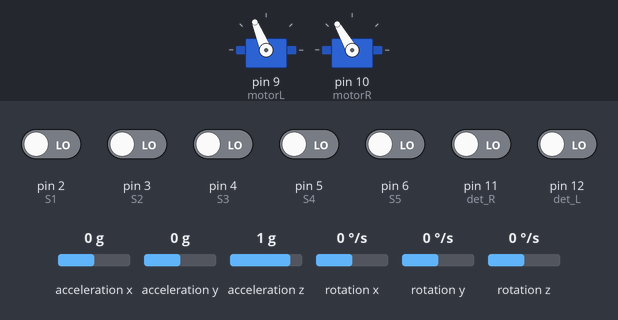
Bench run of a sketch on a simulated Arduino Uno, built with avr-gcc and run on an emulated ATmega328P. On the bench: 2 × servo. The inputs (shaded band) are chosen by the test bench; at power-on: pin 2 (S1), pin 3 (S2), pin 4 (S3), pin 5 (S4), pin 6 (S5), pin 11 (det_R), pin 12 (det_L) LOW, acceleration y 0 g, acceleration x 0 g, acceleration z 1 g, rotation x 0 °/s, rotation y 0 °/s, rotation z 0 °/s.

Above: at 1.2 s.
1.3 s: acceleration y set to -1.4 g
At 2.2 s:
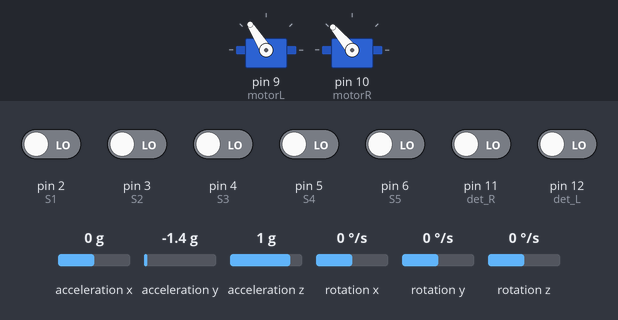
2.8 s: pin 2 (S1) driven HIGH
At 3.3 s:
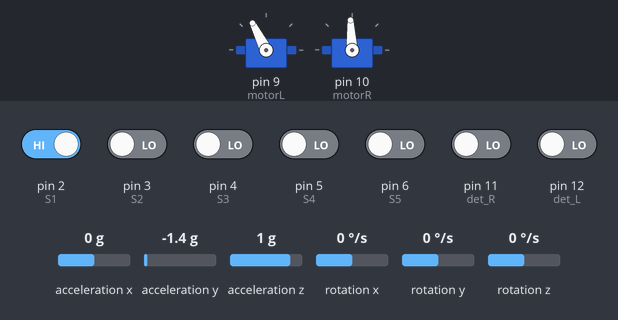
4.3 s: pin 4 (S3) driven HIGH
At 5.7 s:
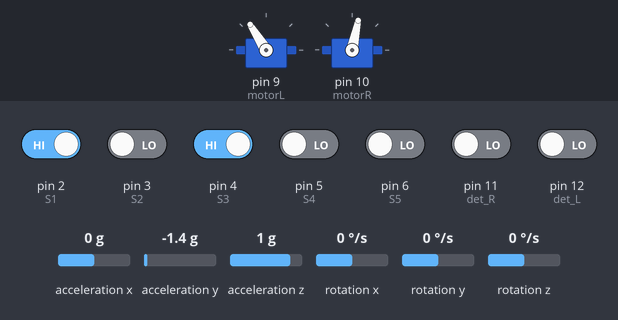
6.0 s: pin 3 (S2) driven HIGH
At 7.0 s:
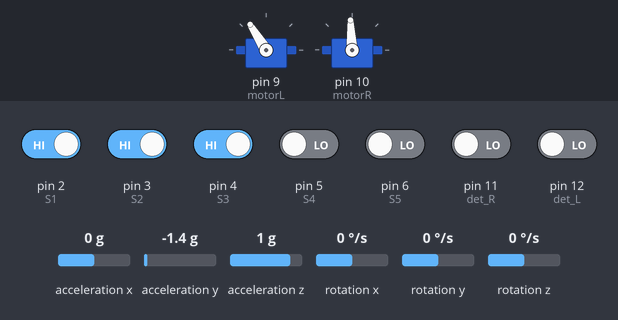
9.0 s: pin 3 (S2) driven LOW
At 10.9 s:
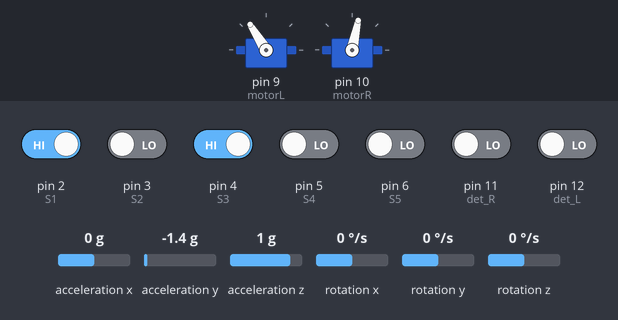
11.2 s: pin 2 (S1) driven LOW
At 12.3 s:
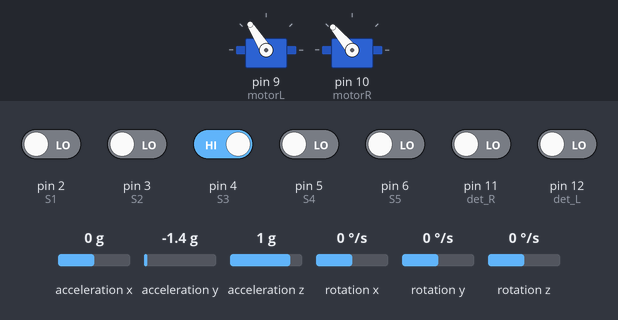
Timing chart, 0 to 14.2 s (numbered marks = the images above; inputs shaded):
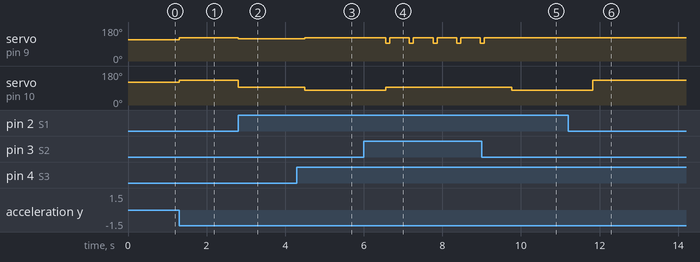

Measured:
- after the input at 1.3 s, servo on pin 9 (motorL): 112° → 122° at once; servo on pin 10 (motorR): 120° → 130° at once
- after the input at 2.8 s, servo on pin 9 (motorL): 122° → 117° at once; servo on pin 10 (motorR): 130° → 93° at once
- after the input at 4.3 s, servo on pin 9 (motorL): 117° → 122° after 0.20 s; servo on pin 10 (motorR): 93° → 78° after 0.20 s
- after the input at 6.0 s, servo on pin 9 (motorL): alternates 122° for 0.50 s and 93° for 0.10 s, starting after 0.56 s; servo on pin 10 (motorR): 78° → 93° after 0.56 s
- after the input at 9.0 s, servo on pin 9 (motorL): goes on until 9.1 s, then stays 122°; servo on pin 10 (motorR): 93° → 78° after 0.77 s
- after the input at 11.2 s, servo on pin 10 (motorR): 78° → 130° after 0.63 s

The sketch:

IRcar.ino
```cpp
#include <Servo.h>
#include <Wire.h>
#include <MPU6050.h>

Servo servoL;
Servo servoR;
MPU6050 mpu;

// 定義腳位
#define S1 2
#define S2 3
#define S3 4
#define S4 5
#define S5 6
#define det_R 11
#define det_L 12
// 定義馬達
#define motorL 9
#define motorR 10
// 馬達轉速
int basic_motor_L = 1700;
int basic_motor_R = 1782;
int turn = 1750;
int stop_speed = 1500;
int Vshape_turn = 1800;

// 初始化函式
void setup() {
  Serial.begin(9600);
  servoL.attach(motorL);
  servoR.attach(motorR);
  Wire.begin();
  mpu.initialize();

  pinMode(S1, INPUT);
  pinMode(S2, INPUT);
  pinMode(S3, INPUT);
  pinMode(S4, INPUT);
  pinMode(S5, INPUT);
  pinMode(det_R, INPUT);
  pinMode(det_L, INPUT);
}

// 獲取感測器數據
void getSensorData(int &sen1, int &sen2, int &sen3, int &sen4, int &sen5, int &detR, int &detL) {
  sen1 = digitalRead(S1);
  sen2 = digitalRead(S2);
  sen3 = digitalRead(S3);
  sen4 = digitalRead(S4);
  sen5 = digitalRead(S5);
  detR = digitalRead(det_R);
  detL = digitalRead(det_L);
}

// 獲取傾斜角度
float getObliqueAngle() {
  int16_t ax, ay, az;
  mpu.getAcceleration(&ax, &ay, &az);
  return atan2(ay, az) * 180 / PI;
}

// 根據傾斜角度調整馬達轉速
void detectOblique(float obl) {
  if (obl > 10) {
    basic_motor_L = 1600;
    basic_motor_R = 1682;
  } else if (obl < -20) {
    basic_motor_L = 1800;
    basic_motor_R = 1882;
  } else {
    basic_motor_L = 1700;
    basic_motor_R = 1782;
  }
}

// 控制車子轉向
void controlCar(int sen1, int sen2, int sen3, int sen4, int sen5, int detR, int detL) {
  if (sen1 == 1 && sen2 == 1 && sen3 == 1 && sen4 == 1 && sen5 == 1) { // 全白停車
    servoL.writeMicroseconds(stop_speed);
    servoR.writeMicroseconds(stop_speed);
  } else if (detR == 1 && sen1 == 0 && sen2 == 0 && sen3 == 0 && sen4 == 0 && sen5 == 0 && detL == 0) {
    servoL.writeMicroseconds(stop_speed);
    servoR.writeMicroseconds(Vshape_turn);
  } else if (detL == 1 && sen1 == 0 && sen2 == 0 && sen3 == 0 && sen4 == 0 && sen5 == 0 && detR == 0) {
    servoL.writeMicroseconds(Vshape_turn);
    servoR.writeMicroseconds(stop_speed);
  } else if (sen3 == 1 && sen1 == 1 && sen2 == 0 && sen4 == 0 && sen5 == 0) { // V-shape(右彎)
    delay(200);
    servoL.writeMicroseconds(Vshape_turn);
    servoR.writeMicroseconds(1350);
    delay(550);
  } else if (sen3 == 1 && sen5 == 1 && sen1 == 0 && sen2 == 0 && sen4 == 0) { // V-shape(左彎)
    delay(200);
    servoL.writeMicroseconds(1350);
    servoR.writeMicroseconds(Vshape_turn);
    delay(550);
  } else if (sen3 == 1 && sen1 == 1 && sen2 == 1) { // T(右彎)
    servoL.writeMicroseconds(stop_speed);
    servoR.writeMicroseconds(stop_speed);
    delay(100);
    servoL.writeMicroseconds(Vshape_turn);
    servoR.writeMicroseconds(stop_speed);
    delay(500);
  } else if (sen3 == 1 && sen4 == 1 && sen5 == 1) { // T(左彎)
    servoL.writeMicroseconds(stop_speed);
    servoR.writeMicroseconds(stop_speed);
    delay(100);
    servoL.writeMicroseconds(stop_speed);
    servoR.writeMicroseconds(Vshape_turn);
    delay(500);
  } else if ((sen2 == 0 && sen4 == 1 && sen3 == 0) || (sen1 == 0 && sen2 == 0 && sen3 == 0 && sen4 == 0 && sen5 == 1)) { // 車子偏右
    servoL.writeMicroseconds(stop_speed);
    servoR.writeMicroseconds(turn);
  } else if ((sen2 == 1 && sen4 == 0 && sen3 == 0) || (sen1 == 1 && sen2 == 0 && sen3 == 0 && sen4 == 0 && sen5 == 0)) { // 車子偏左
    servoL.writeMicroseconds(turn);
    servoR.writeMicroseconds(stop_speed);
  } else { // 直行
    servoL.writeMicroseconds(basic_motor_L);
    servoR.writeMicroseconds(basic_motor_R);
  }
}

void loop() {
  int sen1, sen2, sen3, sen4, sen5, detR, detL;
  getSensorData(sen1, sen2, sen3, sen4, sen5, detR, detL);

  float oblique = getObliqueAngle();
  detectOblique(oblique);

  controlCar(sen1, sen2, sen3, sen4, sen5, detR, detL);
}
```
